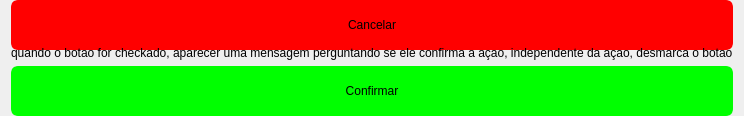
                  <widget class="QWidget" name="widget_pessoas_solicitar_4" native="true">
                   <property name="sizePolicy">
                    <sizepolicy hsizetype="Preferred" vsizetype="Expanding">
                     <horstretch>0</horstretch>
                     <verstretch>0</verstretch>
                    </sizepolicy>
                   </property>
                   <property name="maximumSize">
                    <size>
                     <width>16777215</width>
                     <height>150</height>
                    </size>
                   </property>
                   <property name="styleSheet">
                    <string notr="true">QPushButton{

	color: #000000;
   	border-radius: 7px;
    border: 4px solid ;


}</string>
                   </property>
                   <layout class="QVBoxLayout" name="verticalLayout_17">
                    <property name="topMargin">
                     <number>0</number>
                    </property>
                    <property name="bottomMargin">
                     <number>0</number>
                    </property>
                    <item>
                     <widget class="QWidget" name="solicitar_ajuda_4" native="true">
                      <property name="maximumSize">
                       <size>
                        <width>16777215</width>
                        <height>60</height>
                       </size>
                      </property>
                      <property name="styleSheet">
                       <string notr="true">
QPushButton{
	border-radius: 7px;
    border: 4px solid #ff0000;
	background-color:  rgb(255, 0, 0);

}

QPushButton:hover {
    background-color: #dd0000;
}

QPushButton:checked {
    background-color: #990000;
    
}</string>
                      </property>
                      <layout class="QVBoxLayout" name="verticalLayout_50">
                       <property name="spacing">
                        <number>0</number>
                       </property>
                       <property name="leftMargin">
                        <number>0</number>
                       </property>
                       <property name="topMargin">
                        <number>0</number>
                       </property>
                       <property name="rightMargin">
                        <number>0</number>
                       </property>
                       <property name="bottomMargin">
                        <number>0</number>
                       </property>
                       <item>
                        <widget class="QPushButton" name="cancelar">
                         <property name="sizePolicy">
                          <sizepolicy hsizetype="Minimum" vsizetype="Expanding">
                           <horstretch>0</horstretch>
                           <verstretch>0</verstretch>
                          </sizepolicy>
                         </property>
                         <property name="minimumSize">
                          <size>
                           <width>0</width>
                           <height>50</height>
                          </size>
                         </property>
                         <property name="cursor">
                          <cursorShape>PointingHandCursor</cursorShape>
                         </property>
                         <property name="styleSheet">
                          <string notr="true"/>
                         </property>
                         <property name="text">
                          <string>Cancelar</string>
                         </property>
                         <property name="checkable">
                          <bool>true</bool>
                         </property>
                         <property name="checked">
                          <bool>false</bool>
                         </property>
                        </widget>
                       </item>
                       <item>
                        <widget class="QLabel" name="mensagem_apagar_apos_ler__IMPORTANTE">
                         <property name="text">
                          <string>quando o botao for checkado, aparecer uma mensagem perguntando se ele confirma a açao, independente da açao, desmarca o botao</string>
                         </property>
                        </widget>
                       </item>
                      </layout>
                     </widget>
                    </item>
                    <item>
                     <widget class="QWidget" name="pessoas_online_4" native="true">
                      <property name="maximumSize">
                       <size>
                        <width>16777215</width>
                        <height>60</height>
                       </size>
                      </property>
                      <property name="styleSheet">
                       <string notr="true">QPushButton{
	border-radius: 7px;
    border: 4px solid #00FF00;
	background-color:  rgb(0, 255, 0);

}

QPushButton:hover {
    background-color: #00dd00;
}
QPushButton:checked {
    background-color: #009900;
    
}</string>
                      </property>
                      <layout class="QVBoxLayout" name="verticalLayout_49">
                       <property name="leftMargin">
                        <number>0</number>
                       </property>
                       <property name="topMargin">
                        <number>0</number>
                       </property>
                       <property name="rightMargin">
                        <number>0</number>
                       </property>
                       <property name="bottomMargin">
                        <number>0</number>
                       </property>
                       <item>
                        <widget class="QPushButton" name="confirmar">
                         <property name="sizePolicy">
                          <sizepolicy hsizetype="Minimum" vsizetype="Expanding">
                           <horstretch>0</horstretch>
                           <verstretch>0</verstretch>
                          </sizepolicy>
                         </property>
                         <property name="minimumSize">
                          <size>
                           <width>0</width>
                           <height>50</height>
                          </size>
                         </property>
                         <property name="cursor">
                          <cursorShape>PointingHandCursor</cursorShape>
                         </property>
                         <property name="styleSheet">
                          <string notr="true"/>
                         </property>
                         <property name="text">
                          <string>Confirmar</string>
                         </property>
                         <property name="checkable">
                          <bool>true</bool>
                         </property>
                        </widget>
                       </item>
                      </layout>
                     </widget>
                    </item>
                   </layout>
                  </widget>
